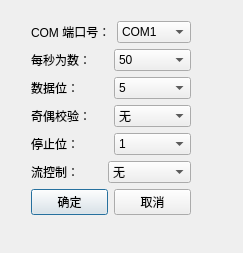
<?xml version="1.0" encoding="UTF-8"?>
<ui version="4.0">
 <class>CSerialPortDialog</class>
 <widget class="QDialog" name="CSerialPortDialog">
  <property name="geometry">
   <rect>
    <x>0</x>
    <y>0</y>
    <width>243</width>
    <height>253</height>
   </rect>
  </property>
  <property name="windowTitle">
   <string>串口配置</string>
  </property>
  <widget class="QWidget" name="layoutWidget">
   <property name="geometry">
    <rect>
     <x>31</x>
     <y>21</y>
     <width>160</width>
     <height>195</height>
    </rect>
   </property>
   <layout class="QVBoxLayout" name="verticalLayout">
    <item>
     <layout class="QHBoxLayout" name="horizontalLayout">
      <item>
       <widget class="QLabel" name="label">
        <property name="text">
         <string>COM 端口号：</string>
        </property>
       </widget>
      </item>
      <item>
       <widget class="QComboBox" name="cbxPort">
        <item>
         <property name="text">
          <string>COM1</string>
         </property>
        </item>
        <item>
         <property name="text">
          <string>COM2</string>
         </property>
        </item>
        <item>
         <property name="text">
          <string>COM3</string>
         </property>
        </item>
        <item>
         <property name="text">
          <string>COM4</string>
         </property>
        </item>
        <item>
         <property name="text">
          <string>COM5</string>
         </property>
        </item>
        <item>
         <property name="text">
          <string>COM6</string>
         </property>
        </item>
        <item>
         <property name="text">
          <string>COM7</string>
         </property>
        </item>
        <item>
         <property name="text">
          <string>COM8</string>
         </property>
        </item>
        <item>
         <property name="text">
          <string>COM9</string>
         </property>
        </item>
        <item>
         <property name="text">
          <string>COM10</string>
         </property>
        </item>
        <item>
         <property name="text">
          <string>COM11</string>
         </property>
        </item>
        <item>
         <property name="text">
          <string>COM12</string>
         </property>
        </item>
        <item>
         <property name="text">
          <string>COM13</string>
         </property>
        </item>
        <item>
         <property name="text">
          <string>COM14</string>
         </property>
        </item>
        <item>
         <property name="text">
          <string>COM15</string>
         </property>
        </item>
        <item>
         <property name="text">
          <string>COM16</string>
         </property>
        </item>
       </widget>
      </item>
     </layout>
    </item>
    <item>
     <layout class="QHBoxLayout" name="horizontalLayout_2">
      <item>
       <widget class="QLabel" name="label_2">
        <property name="text">
         <string>每秒为数：</string>
        </property>
       </widget>
      </item>
      <item>
       <widget class="QComboBox" name="cbxBaud">
        <item>
         <property name="text">
          <string>50</string>
         </property>
        </item>
        <item>
         <property name="text">
          <string>75</string>
         </property>
        </item>
        <item>
         <property name="text">
          <string>110</string>
         </property>
        </item>
        <item>
         <property name="text">
          <string>134</string>
         </property>
        </item>
        <item>
         <property name="text">
          <string>150</string>
         </property>
        </item>
        <item>
         <property name="text">
          <string>200</string>
         </property>
        </item>
        <item>
         <property name="text">
          <string>300</string>
         </property>
        </item>
        <item>
         <property name="text">
          <string>600</string>
         </property>
        </item>
        <item>
         <property name="text">
          <string>1200</string>
         </property>
        </item>
        <item>
         <property name="text">
          <string>1800</string>
         </property>
        </item>
        <item>
         <property name="text">
          <string>2400</string>
         </property>
        </item>
        <item>
         <property name="text">
          <string>4800</string>
         </property>
        </item>
        <item>
         <property name="text">
          <string>9600</string>
         </property>
        </item>
        <item>
         <property name="text">
          <string>14400</string>
         </property>
        </item>
        <item>
         <property name="text">
          <string>19200</string>
         </property>
        </item>
        <item>
         <property name="text">
          <string>38400</string>
         </property>
        </item>
        <item>
         <property name="text">
          <string>56000</string>
         </property>
        </item>
        <item>
         <property name="text">
          <string>57600</string>
         </property>
        </item>
        <item>
         <property name="text">
          <string>76800</string>
         </property>
        </item>
        <item>
         <property name="text">
          <string>115200</string>
         </property>
        </item>
        <item>
         <property name="text">
          <string>128000</string>
         </property>
        </item>
        <item>
         <property name="text">
          <string>256000</string>
         </property>
        </item>
       </widget>
      </item>
     </layout>
    </item>
    <item>
     <layout class="QHBoxLayout" name="horizontalLayout_3">
      <item>
       <widget class="QLabel" name="label_3">
        <property name="text">
         <string>数据位：</string>
        </property>
       </widget>
      </item>
      <item>
       <widget class="QComboBox" name="cbxData">
        <item>
         <property name="text">
          <string>5</string>
         </property>
        </item>
        <item>
         <property name="text">
          <string>6</string>
         </property>
        </item>
        <item>
         <property name="text">
          <string>7</string>
         </property>
        </item>
        <item>
         <property name="text">
          <string>8</string>
         </property>
        </item>
       </widget>
      </item>
     </layout>
    </item>
    <item>
     <layout class="QHBoxLayout" name="horizontalLayout_4">
      <item>
       <widget class="QLabel" name="label_4">
        <property name="text">
         <string>奇偶校验：</string>
        </property>
       </widget>
      </item>
      <item>
       <widget class="QComboBox" name="cbxParity">
        <item>
         <property name="text">
          <string>无</string>
         </property>
        </item>
        <item>
         <property name="text">
          <string>偶</string>
         </property>
        </item>
        <item>
         <property name="text">
          <string>奇</string>
         </property>
        </item>
        <item>
         <property name="text">
          <string>标志</string>
         </property>
        </item>
        <item>
         <property name="text">
          <string>空格</string>
         </property>
        </item>
       </widget>
      </item>
     </layout>
    </item>
    <item>
     <layout class="QHBoxLayout" name="horizontalLayout_5">
      <item>
       <widget class="QLabel" name="label_5">
        <property name="text">
         <string>停止位：</string>
        </property>
       </widget>
      </item>
      <item>
       <widget class="QComboBox" name="cbxStop">
        <item>
         <property name="text">
          <string>1</string>
         </property>
        </item>
        <item>
         <property name="text">
          <string>1.5</string>
         </property>
        </item>
        <item>
         <property name="text">
          <string>2</string>
         </property>
        </item>
       </widget>
      </item>
     </layout>
    </item>
    <item>
     <layout class="QHBoxLayout" name="horizontalLayout_6">
      <item>
       <widget class="QLabel" name="label_6">
        <property name="text">
         <string>流控制：</string>
        </property>
       </widget>
      </item>
      <item>
       <widget class="QComboBox" name="cbxFlow">
        <item>
         <property name="text">
          <string>无</string>
         </property>
        </item>
        <item>
         <property name="text">
          <string>硬件</string>
         </property>
        </item>
        <item>
         <property name="text">
          <string>Xon / Xoff</string>
         </property>
        </item>
       </widget>
      </item>
     </layout>
    </item>
    <item>
     <layout class="QHBoxLayout" name="horizontalLayout_7">
      <item>
       <widget class="QPushButton" name="btnOk">
        <property name="text">
         <string>确定</string>
        </property>
       </widget>
      </item>
      <item>
       <widget class="QPushButton" name="btnCancel">
        <property name="text">
         <string>取消</string>
        </property>
       </widget>
      </item>
     </layout>
    </item>
   </layout>
  </widget>
 </widget>
 <resources/>
 <connections/>
</ui>
